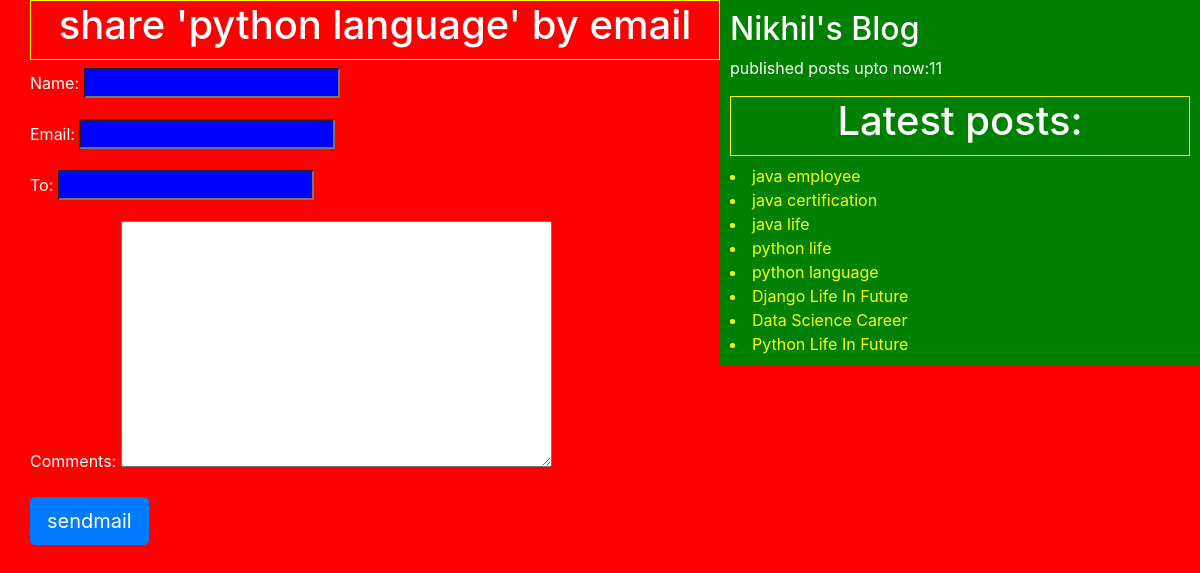
/t/7, run on the app's committed database.
### blog/models.py (models this page shows, shortened)
class Post(models.Model):
    STATUS_CHOICES=(('draft','Draft'),('published','Published'))
    title=models.CharField(max_length=256)
    slug=models.SlugField(max_length=234,unique=True)
    author=models.ForeignKey(User,related_name='blog_posts',on_delete=models.CASCADE)
    body=models.TextField()
    publish=models.DateTimeField(default=timezone.now)#system time
    created=models.DateTimeField(auto_now_add=True)#post object created time
    updated=models.DateTimeField(auto_now=True)#save method called time(we call save method to update an object)
    status=models.CharField(max_length=11,choices=STATUS_CHOICES,default='draft')
    objects=CustomManager()
    tags=TaggableManager()#Post.tags.all()
    class Meta:
        ordering=('-publish',)
    def get_absolute_url(self):
        return reverse('post_detail',args=[self.publish.year,self.publish.strftime('%m'),self.publish.strftime('%d'),self.slug])

### blog/views.py (the view)
# urls.py: path('t/<int:id>',views.mail_send_view ),
def mail_send_view(request,id):
    post=get_object_or_404(Post,id=id,status='published')
    form=EmailSendForm()
    sent=False
    if request.method=='POST':
        form=EmailSendForm(request.POST)
        if form.is_valid():
            cd=form.cleaned_data
            subject='{}({}) recommends you to read {}'.format(cd['name'],cd['email'],post.title)
            post_url=request.build_absolute_uri(post.get_absolute_url())#/tt/<int:year>/<int:month>/<int:day>/<str:post> for post.get_absolute_url
            print(post_url)
            print(post.get_absolute_url)
            message='read post at:\n{}\n\n{}\'s comments:\n{}'.format(post_url,cd['name'],cd['comments'])
            send_mail(subject,message,cd['name'],[cd['to']],fail_silently=False)
            sent=True
    else:
        form=EmailSendForm()
    return render(request,'blog/sharebymail.html',{'form':form,'post':post,'sent':sent})

### blog/forms.py
class EmailSendForm(forms.Form):
    name=forms.CharField()
    email=forms.EmailField()
    to=forms.EmailField()
    comments=forms.CharField(required=False,widget=forms.Textarea)

### blog/models.py (called while the page is built)
    def get_queryset(self):
        return super().get_queryset()#.filter(status='published')

### blog/templatetags/blog_tags.py (called while the page is built)
@register.simple_tag
def total_posts():
    return Post.objects.count()

@register.inclusion_tag('blog/latestposts123.html')
def show_latest_posts():
    latest_posts=Post.objects.order_by('-publish')[:8]
    return {'latest_posts':latest_posts}

### templates/blog/sharebymail.html (shortened to what this page needs)
<!DOCTYPE html>
{% extends 'blog/base.html'%}
{%block content%}
{%if sent%}
<h1>email sent successfully</h1>
{%else%}
<h1>share '{{post.title}}' by email</h1>
<form method="post">
  {{form.as_p}}
  <input type="submit" class="btn btn-primary btn-lg" name="" value="sendmail">
</form>
{%endif%}
{%endblock%}

### templates/blog/latestposts123.html
{% for post in latest_posts%}
<a href="{{post.get_absolute_url}}"> <li>{{post.title}}</li> </a>
{% endfor%}

### static/css/blog.css (style rules this page uses)
h1 { text-align: center; border: 1px solid yellow; padding-bottom: 10px; }
body { color: white; background: red; }
a { color: yellow; }
input { background: blue; color: white; }

### data on the page
Post: title "python language"
Post: title "java employee"
Post: title "java certification"
Post: title "java life"
Post: title "python life"
Post: title "Django Life In Future"
Post: title "Data Science Career"
Post: title "Python Life In Future"
